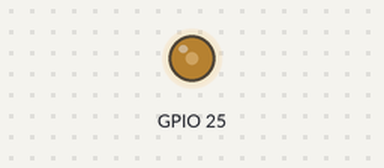
The program below on a simulated ESP32. On the bench: output pins drawn as LEDs (lit = HIGH). Random numbers use the default seed unless the program sets one; what the program prints to the serial monitor is not drawn.

Above: at 0.15 s.
At 16.09 s:
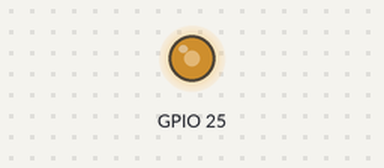
At 37.15 s:
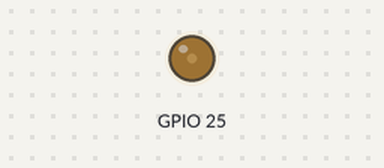
At 39.85 s:
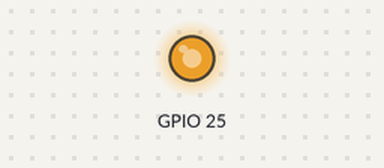
Timing chart, 0 to 40.0 s (numbered marks = the images above):
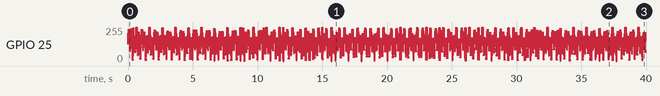

The program:

main.cpp
```cpp
#include <Arduino.h>
#include <math.h>

#define SAMPLE_RATE     100
#define I2S_NUM         I2S_NUM_0
#define BUFFER_SIZE     64

#define FREQUECY1 2
#define FREQUECY2 5
float p = 0.02;             // Anomaly probability (2%)
float sigma = 0.2;          // Gaussian noise standard deviation


#define SINE_TABLE_SIZE 8192
float sineTable[SINE_TABLE_SIZE];

float phaseIndex1 = 0;
float phaseIndex2 = 0;

float deltaPhase1 = (FREQUECY1 * SINE_TABLE_SIZE) / SAMPLE_RATE;
float deltaPhase2 = (FREQUECY2 * SINE_TABLE_SIZE) / SAMPLE_RATE;

void setup() {


  Serial.begin(115200);

  //precompute sine values
  for (int i = 0; i < SINE_TABLE_SIZE; i++) {
    sineTable[i] = sinf(2.0 * M_PI * i / SINE_TABLE_SIZE);
  }

}


float t = 0.0;
void loop() {


  size_t bytes_written;


  float val;
  uint8_t dac_val;
  for (int i = 0; i < BUFFER_SIZE; i++) {


  //clean signal
  float clean_val = 2.0 * sineTable[(int)phaseIndex1] + 4.0 * sineTable[(int)phaseIndex2];

  //Gaussian Noise n(t) using Box-Muller Transform
  float u1 = (float)random(1, 10001) / 10000.0;
  float u2 = (float)random(1, 10001) / 10000.0;
  float noise = sigma * sqrt(-2.0 * log(u1)) * cos(2.0 * M_PI * u2);

  //Anomaly Injection A(t)
  float anomaly = 0;
  if ((float)random(0, 1000) / 1000.0 < p) {
      // Random magnitude between 5 and 15, random sign
      float magnitude = 5.0 + ((float)random(0, 1000) / 100.0);
      anomaly = (random(0, 2) == 0) ? magnitude : -magnitude;
  }


    //i want generate signal of this form 2*sin(2*pi*3*t)+4*sin(2*pi*5*t) + n(t) + A(t)
    float val = clean_val + noise + anomaly;

    phaseIndex1 += deltaPhase1;
    phaseIndex2 += deltaPhase2;


    //normalization for the DAC (0 to 255)
    dac_val = (uint8_t)((val / 6.0) * 127.0 + 128.0);

    dacWrite(25, dac_val);

    Serial.printf("%d\t\n", dac_val);


    if (phaseIndex1 >= SINE_TABLE_SIZE) {
      phaseIndex1 -= SINE_TABLE_SIZE;
    }
    if (phaseIndex2 >= SINE_TABLE_SIZE) {
      phaseIndex2 -= SINE_TABLE_SIZE;
    }

    vTaskDelay(pdMS_TO_TICKS(1000/SAMPLE_RATE));

  }

}
```
